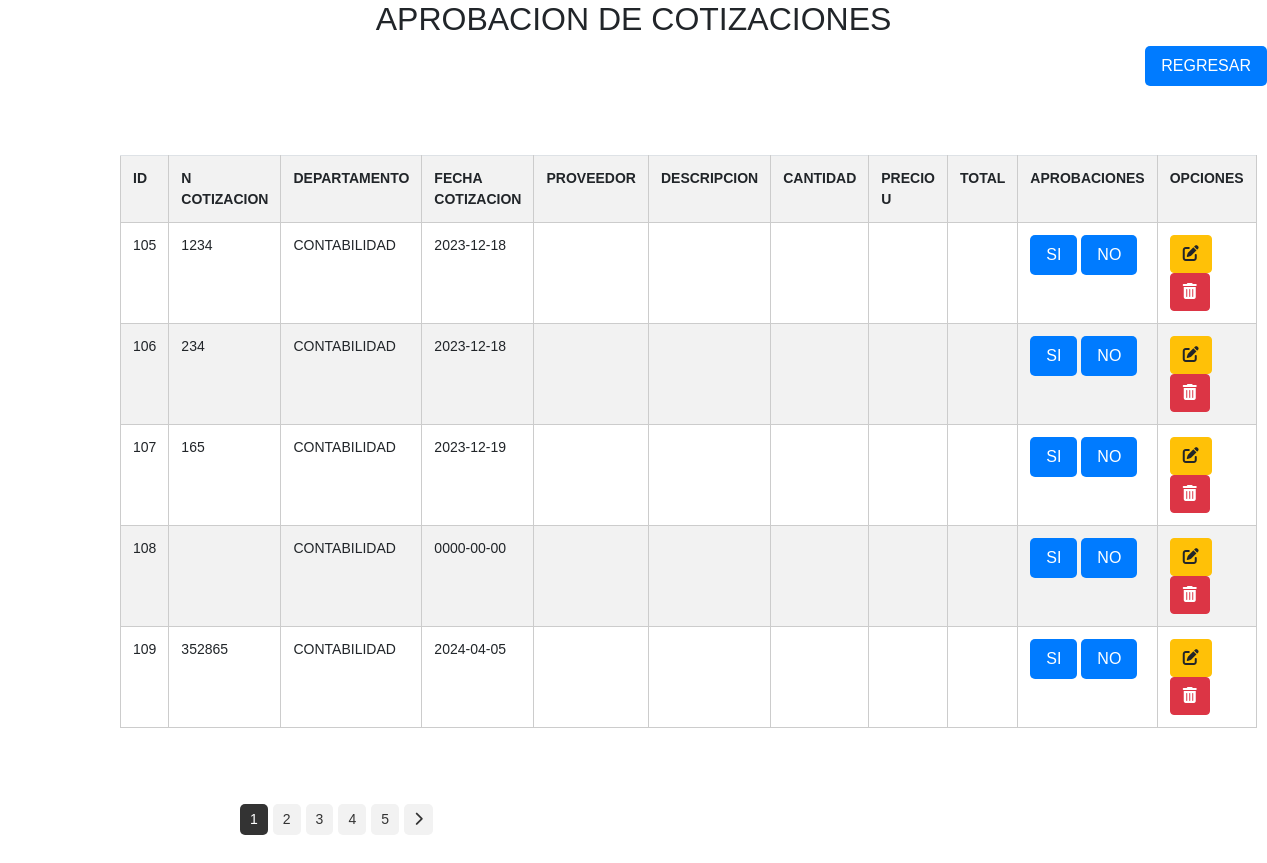
The page /cotizaciones/aprobacion_cotizaciones.php on the database as committed earlier.
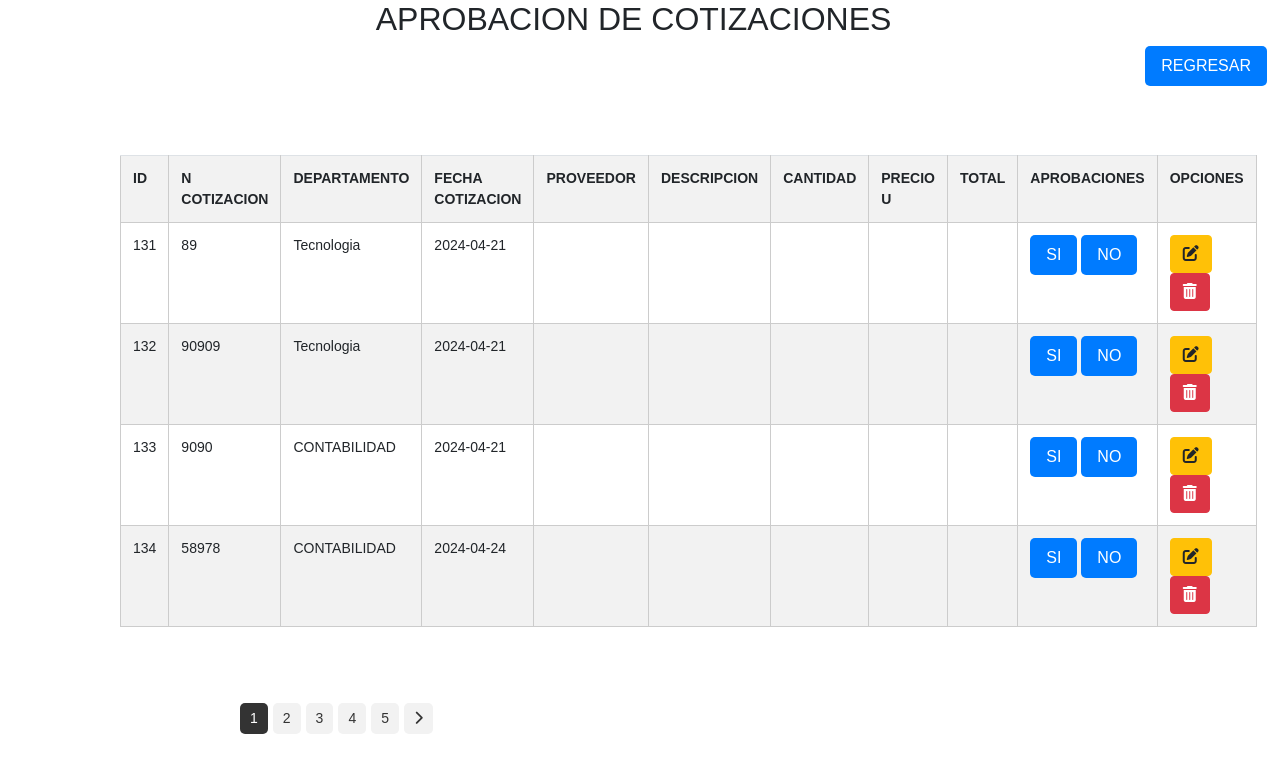
The same page on the database as committed later.
### tables this page shows
CREATE TABLE `tbl_cotizacion` (
  `ID_COTIZACION` int(11) NOT NULL AUTO_INCREMENT,
  `ID` int(11) DEFAULT NULL,
  `ID_PROVEEDOR` int(11) DEFAULT NULL,
  `NUMERO_COTIZACION` varchar(20) DEFAULT NULL,
  `DEPARTAMENTO` varchar(100) NOT NULL,
  `FECHA_COTIZACION` date DEFAULT NULL,
  `ESTADO` varchar(255) NOT NULL,
  `URL` varchar(255) NOT NULL,
  `FECHA_CREACION` timestamp NOT NULL DEFAULT current_timestamp(),
  `FECHA_MODIFICACION` timestamp NOT NULL DEFAULT current_timestamp() ON UPDATE current_timestamp(),
  `CREADO_POR` varchar(255) DEFAULT NULL,
  `MODIFICADO_POR` varchar(255) DEFAULT NULL,
  PRIMARY KEY (`ID_COTIZACION`),
  KEY `ID_PROVEEDOR` (`ID_PROVEEDOR`),
  KEY `tbl_solicitudes_tbl_cotizacion` (`ID`),
  CONSTRAINT `tbl_cotizacion_ibfk_1` FOREIGN KEY (`ID_PROVEEDOR`) REFERENCES `tbl_proveedores` (`ID_PROVEEDOR`)
);

### cotizaciones/aprobacion_cotizaciones.php (the view, shortened to what this page needs)
<!DOCTYPE html>
<html lang="en">
<head>
    <link rel="stylesheet" href="../css/estilos.css">
    <link href="https://cdn.jsdelivr.net/npm/bootstrap@5.3.0/dist/css/bootstrap.min.css" rel="stylesheet">
    <link rel="stylesheet" href="https://stackpath.bootstrapcdn.com/bootstrap/4.5.0/css/bootstrap.min.css">
</head>
<body>
    <h2 class="text-center">APROBACION DE COTIZACIONES</h2>
    <link rel="stylesheet" href="styles.css">
    <a href="./cotizaciones.php">
        <button id="btnregresar">REGRESAR</button>
    </a>
<br>
<br>
    <div class="content">
        <div class="table-container">
                <tbody>
                <br>
        <?php
        $conexion = mysqli_connect("localhost", "root", "", "gestion_compras2");
        $sql = "SELECT * FROM tbl_cotizacion";
        $resultados = mysqli_query($conexion, $sql);
        if (mysqli_num_rows($resultados) > 0) {
            echo '<table class="table table-striped">
                    <tr>
                    <th>ID</th>
                    <th>N COTIZACION</th>
                    <th>DEPARTAMENTO</th>
                    <th>FECHA COTIZACION</th>
                    <th>PROVEEDOR</th>
                    <th>DESCRIPCION</th>
                    <th>CANTIDAD</th>
                    <th>PRECIO U</th>
                    <th>TOTAL</th>
                    <th>APROBACIONES</th>
                    <th>OPCIONES</th>
                    </tr>';
            while ($row = mysqli_fetch_assoc($resultados)) {
                echo '<tr>
                        <td>' . $row['ID_COTIZACION'] . '</td>
                        <td>' . $row['NUMERO_COTIZACION'] . '</td>
                        <td>' . $row['DEPARTAMENTO'] . '</td>
                        <td>' . $row['FECHA_COTIZACION'] . '</td>
                        <td>' . $row['NOMBRE_PROVEEDOR'] . '</td>
                        <td>' . $row['DESCRIPCION'] . '</td>
                        <td>' . $row['CANTIDAD'] . '</td>
                        <td>' . $row['PRECIO'] . '</td>
                        <td>' . $row['TOTAL'] . '</td>
                        <td>
                        <label>
                        <input type="radio" name="aprobacion" class="checklist-input" />
                        <span class="checklist-label">
                            SI
                        </span>
                    </label>
                    <label>
                    <input type="radio" name="aprobacion" class="checklist-input" />
                    <span class="checklist-label">
                        NO
                    </span>
                </label>
                        <td>
                        <a href="../cotizaciones/editar_cotizacion.php?id=' . $row['ID_COTIZACION'].'"class="btn btn-warning" >
                        <i class="fas fa-edit"></i>
                        </a>
                        <a href="../cotizaciones/eliminar_cotizacion.php?id=' . $row['ID_COTIZACION'] . '"class="btn btn-danger">
                        <i class="fas fa-trash-alt"></i>
                    </a>
                        </td>
                        </td>
                    </tr>';
            }
            echo '</table>';
        } else {
            mostrarMensaje("No se encontraron registros.", "info");
        }
        ?>
            <div class="content">
                <?php
                $totalSolicitudes = 50;
                $registrosPorPagina = 10;
                $totalPaginas = ceil($totalSolicitudes / $registrosPorPagina);
                $paginaActual = isset($_GET['page']) ? $_GET['page'] : 1;
                ?>
                <div class="pagination">
                    <?php
                    for ($i = 1; $i <= $totalPaginas; $i++) {
                        echo '<a href="?page=' . $i . '" ' . ($i == $paginaActual ? 'class="current"' : '') . '>' . $i . '</a>';
                    }
                    if ($paginaActual < $totalPaginas) {
                        echo '<a href="?page=' . ($paginaActual + 1) . '"><i class="fas fa-chevron-right"></i></a>';
                    }
                    ?>
                </div>
            </div>
        </div>
    </div>
</body>
</html>

### css/estilos.css (style rules this page uses)
body { font-family: Arial, sans-serif; margin: 0; padding: 20px; }
.text-center { text-align: center; }
.content { margin-left: 220px; font-size: 14px; }
table { width: 100%; border-collapse: collapse; }
th, td { padding: 10px; text-align: left; border-bottom: 1px solid #ddd; }
th { background-color: #f2f2f2; }
.content { flex: 1; }
.table { width: calc(100% - 200px); transition: width 0.3s ease; }
.pagination { margin-top: 20px; }
.pagination a { display: inline-block; padding: 5px 10px; margin-right: 5px; background-color: #f2f2f2; text-decoration: none; color: #333; border-radius: 5px; }
.pagination a.current { background-color: #333; color: #fff; }

### objetos/styles.css (style rules this page uses)
body { font-family: Arial, sans-serif; margin: 0; padding: 0; }
.content { margin-left: 100px; padding: 20px; }
table { width: 100%; border-collapse: collapse; margin-top: 20px; }
th, td { border: 1px solid #ccc; padding: 8px; text-align: left; }
th { background-color: #007bff; color: #fff; }

### cotizaciones/aprobacion_cotizaciones.php (style rules this page uses)
#btnregresar { padding: 8px 16px; background-color: #007bff; color: #ffffff; border: none; cursor: pointer; border-radius: 5px; font-size: 16px; float: right; }
.checklist-label { display: inline-block; padding: 8px 16px; background-color: #007bff; color: #ffffff; border: none; cursor: pointer; border-radius: 5px; font-size: 16px; text-decoration: none; }

Rows that differ between the two databases and show on the page:
removed tbl_cotizacion: ID_COTIZACION "105", NUMERO_COTIZACION "1234", DEPARTAMENTO "CONTABILIDAD", FECHA_COTIZACION "2023-12-18"
removed tbl_cotizacion: ID_COTIZACION "106", NUMERO_COTIZACION "234", DEPARTAMENTO "CONTABILIDAD", FECHA_COTIZACION "2023-12-18"
removed tbl_cotizacion: ID_COTIZACION "107", NUMERO_COTIZACION "165", DEPARTAMENTO "CONTABILIDAD", FECHA_COTIZACION "2023-12-19"
removed tbl_cotizacion: ID_COTIZACION "108", DEPARTAMENTO "CONTABILIDAD", FECHA_COTIZACION "0000-00-00"
removed tbl_cotizacion: ID_COTIZACION "109", NUMERO_COTIZACION "352865", DEPARTAMENTO "CONTABILIDAD", FECHA_COTIZACION "2024-04-05"
added tbl_cotizacion: ID_COTIZACION "131", NUMERO_COTIZACION "89", DEPARTAMENTO "Tecnologia", FECHA_COTIZACION "2024-04-21"
added tbl_cotizacion: ID_COTIZACION "132", NUMERO_COTIZACION "90909", DEPARTAMENTO "Tecnologia", FECHA_COTIZACION "2024-04-21"
added tbl_cotizacion: ID_COTIZACION "133", NUMERO_COTIZACION "9090", DEPARTAMENTO "CONTABILIDAD", FECHA_COTIZACION "2024-04-21"
added tbl_cotizacion: ID_COTIZACION "134", NUMERO_COTIZACION "58978", DEPARTAMENTO "CONTABILIDAD", FECHA_COTIZACION "2024-04-24"
